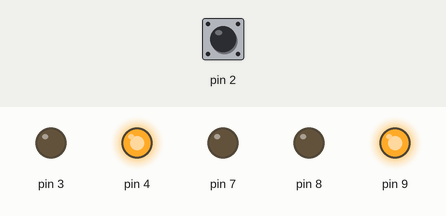
Recording of a sketch running on a simulated Arduino Uno, built with avr-gcc and run on an emulated ATmega328P. On the bench: output pins drawn as LEDs (lit = HIGH). Inputs (shaded band) come from the test bench; at power-on: pin 2 HIGH.

Above: at 1.2 s.
1.3 s: pin 2 pulled LOW for 0.15 s
At 1.6 s:
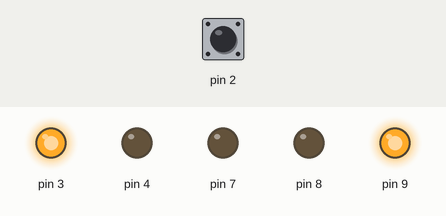
At 5.1 s:
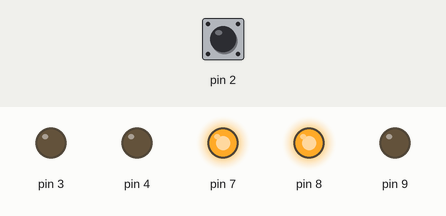
Timing chart, 0 to 43.7 s (numbered marks = the images above; inputs shaded):
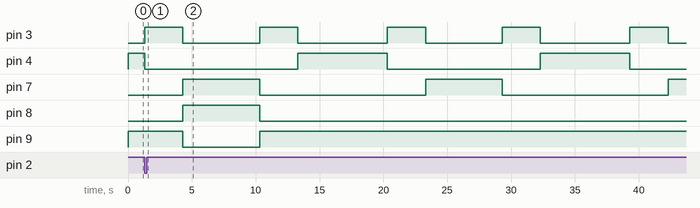

Measured:
- after the input at 1.3 s, pin 8: LOW → HIGH after 3.0 s, → LOW 6.0 s later; pin 9: HIGH → LOW after 3.0 s, → HIGH 6.0 s later
- by itself, pin 3: repeats every 19.0 s: LOW 6.0 s, HIGH 3.0 s, LOW 7.0 s, HIGH 3.0 s
- by itself, pin 4: alternates HIGH for 7.0 s and LOW for 12.0 s
- by itself, pin 7: alternates HIGH for 6.0 s and LOW for 13.0 s

The sketch:

spectacular_gaaris1__1_.ino
```cpp
class TrafficLight {
  private:
    int GREEN, YELLOW, RED;

  public:
    TrafficLight(int green, int yellow, int red) {
      GREEN = green;
      YELLOW = yellow;
      RED = red;

      pinMode(GREEN, OUTPUT);
      pinMode(YELLOW, OUTPUT);
      pinMode(RED, OUTPUT);
    }

    void greenOn() {
      digitalWrite(GREEN, HIGH);
      digitalWrite(YELLOW, LOW);
      digitalWrite(RED, LOW);
    }

    void yellowOn() {
      digitalWrite(GREEN, LOW);
      digitalWrite(YELLOW, HIGH);
      digitalWrite(RED, LOW);
    }

    void redOn() {
      digitalWrite(GREEN, LOW);
      digitalWrite(YELLOW, LOW);
      digitalWrite(RED, HIGH);
    }
};

class PedestrianLight {
  private:
    int GREEN, RED;

  public:
    PedestrianLight(int green, int red) {
      GREEN = green;
      RED = red;

      pinMode(GREEN, OUTPUT);
      pinMode(RED, OUTPUT);
    }

    void greenOn() {
      digitalWrite(GREEN, HIGH);
      digitalWrite(RED, LOW);
    }

    void redOn() {
      digitalWrite(GREEN, LOW);
      digitalWrite(RED, HIGH);
    }
};

TrafficLight carLight(4, 3, 7);
PedestrianLight pedLight(8, 9);

enum TrafficState {
  Green,
  Yellow,
  Red
};

TrafficState carState = Green;

unsigned long lastChangeTime = 0;
volatile bool pedestrianWaiting = false;
int StateDetector;

void handleButtonPress() {
  if (carState == Green) {
    pedestrianWaiting = true;
  }
}

void setup() {
  pinMode(2, INPUT_PULLUP);
  attachInterrupt(digitalPinToInterrupt(2), handleButtonPress, FALLING);
}

const unsigned long tGreen = 7000;
const unsigned long tYellow = 3000;
const unsigned long tRed = 6000;

int click;

void loop() {
    mainPart();
}

void mainPart() {
  unsigned long currentTime = millis();

  int TimeCheck = currentTime - lastChangeTime;

  noInterrupts();
  bool waiting = pedestrianWaiting;
  if (waiting) {
    pedestrianWaiting = false;
  }
  interrupts();

  switch (carState) {
    case Green:
      carLight.greenOn();
      pedLight.redOn();

      if (waiting) {
        carState = Yellow;
        lastChangeTime = currentTime;
        click = 5;
      }
      else if (TimeCheck >= tGreen) {
        carState = Yellow;
        lastChangeTime = currentTime;
      }
      StateDetector = 0;
      break;

    case Yellow:
      carLight.yellowOn();
      pedLight.redOn();

      if (TimeCheck >= tYellow) {
        carState = (StateDetector == 0) ? Red : Green;
        lastChangeTime = currentTime;
      }
      break;

    case Red:
      if (click == 5) {
        carLight.redOn();
        pedLight.greenOn();
      }
      else {
        carLight.redOn();
      }

      if (TimeCheck >= tRed) {
        carState = Yellow;
        lastChangeTime = currentTime;
      }
      StateDetector = 1;
      click = 6;
      break;
  }
}
```
